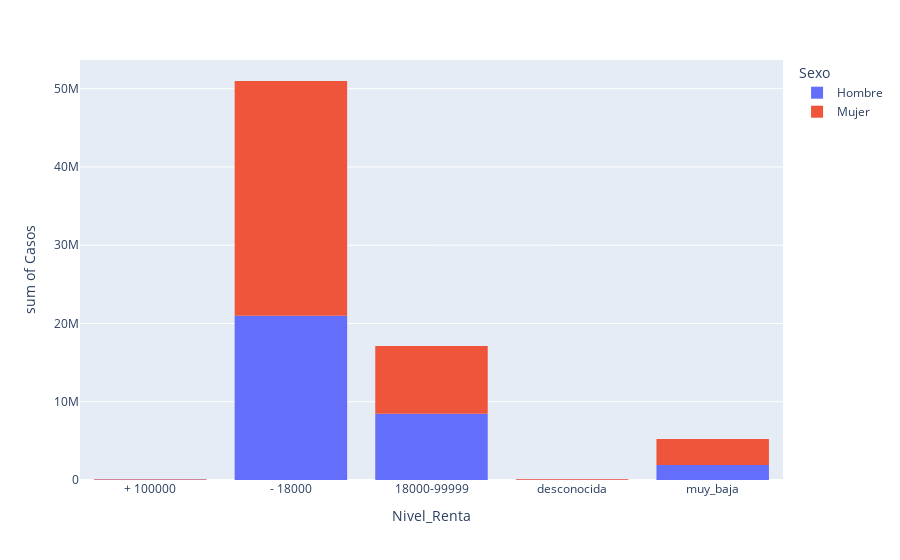

Here is the notebook cell this chart was saved with:
### Code cell
nivel_renta_sex = at_prim.groupby(['Nivel_Renta','Sexo']).agg({'Casos':'sum'}).reset_index()
fig3 = px.histogram(nivel_renta_sex, x="Nivel_Renta", y="Casos",color = 'Sexo') 
fig3.show()

### Figure 1 — Plotly figure (JSON) as saved in the notebook; plotly's stock layout.template omitted (floating-point values rounded to 4 significant figures)
{"data": [{"alignmentgroup": "True", "bingroup": "x", "histfunc": "sum", "hovertemplate": "Sexo=Hombre<br>Nivel_Renta=%{x}<br>sum of Casos=%{y}<extra></extra>", "legendgroup": "Hombre", "marker": {"color": "#636efa", "pattern": {"shape": ""}}, "name": "Hombre", "offsetgroup": "Hombre", "orientation": "v", "showlegend": true, "type": "histogram", "x": ["+ 100000", "- 18000", "18000-99999", "desconocida", "muy_baja"], "xaxis": "x", "y": [74593, 20991617, 8451569, 39434, 1923987], "yaxis": "y"}, {"alignmentgroup": "True", "bingroup": "x", "histfunc": "sum", "hovertemplate": "Sexo=Mujer<br>Nivel_Renta=%{x}<br>sum of Casos=%{y}<extra></extra>", "legendgroup": "Mujer", "marker": {"color": "#EF553B", "pattern": {"shape": ""}}, "name": "Mujer", "offsetgroup": "Mujer", "orientation": "v", "showlegend": true, "type": "histogram", "x": ["+ 100000", "- 18000", "18000-99999", "desconocida", "muy_baja"], "xaxis": "x", "y": [57319, 29990240, 8656125, 89930, 3299439], "yaxis": "y"}], "layout": {"barmode": "relative", "legend": {"title": {"text": "Sexo"}, "tracegroupgap": 0}, "margin": {"t": 60}, "xaxis": {"anchor": "y", "domain": [0, 1], "title": {"text": "Nivel_Renta"}}, "yaxis": {"anchor": "x", "domain": [0, 1], "title": {"text": "sum of Casos"}}}}
